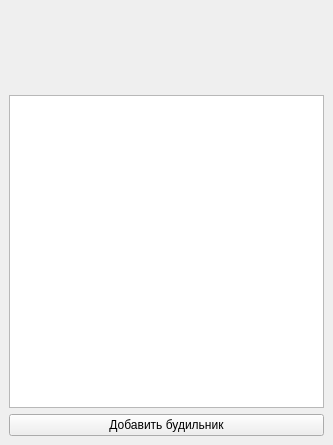
<?xml version="1.0" encoding="UTF-8"?>
<ui version="4.0">
 <class>MainWindow</class>
 <widget class="QMainWindow" name="MainWindow">
  <property name="geometry">
   <rect>
    <x>0</x>
    <y>0</y>
    <width>333</width>
    <height>445</height>
   </rect>
  </property>
  <property name="windowTitle">
   <string>Будильник</string>
  </property>
  <widget class="QWidget" name="centralwidget">
   <layout class="QVBoxLayout" name="verticalLayout">
    <item>
     <widget class="QWidget" name="clockWidget" native="true">
      <property name="minimumSize">
       <size>
        <width>0</width>
        <height>80</height>
       </size>
      </property>
     </widget>
    </item>
    <item>
     <widget class="QListWidget" name="listWidget"/>
    </item>
    <item>
     <layout class="QHBoxLayout" name="horizontalLayout">
      <item>
       <widget class="QPushButton" name="addAlarmClockButton">
        <property name="text">
         <string>Добавить будильник</string>
        </property>
       </widget>
      </item>
     </layout>
    </item>
   </layout>
  </widget>
 </widget>
 <resources/>
 <connections/>
</ui>
